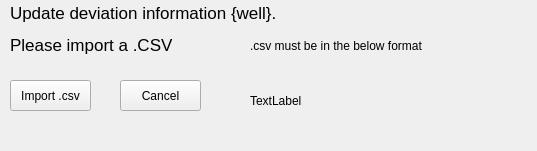
<?xml version="1.0" encoding="UTF-8"?>
<ui version="4.0">
 <class>importCsvWindow</class>
 <widget class="QMainWindow" name="importCsvWindow">
  <property name="geometry">
   <rect>
    <x>0</x>
    <y>0</y>
    <width>537</width>
    <height>151</height>
   </rect>
  </property>
  <property name="windowTitle">
   <string>Drilling Tools - Import CSV - {well}</string>
  </property>
  <widget class="QWidget" name="centralwidget">
   <widget class="QLabel" name="label">
    <property name="geometry">
     <rect>
      <x>10</x>
      <y>-1</y>
      <width>521</width>
      <height>61</height>
     </rect>
    </property>
    <property name="font">
     <font>
      <pointsize>13</pointsize>
     </font>
    </property>
    <property name="text">
     <string>&lt;html&gt;&lt;head/&gt;&lt;body&gt;&lt;p&gt;Update deviation information {well}. &lt;/p&gt;&lt;p&gt;Please import a .CSV&lt;/p&gt;&lt;/body&gt;&lt;/html&gt;</string>
    </property>
   </widget>
   <widget class="QPushButton" name="importBtn">
    <property name="geometry">
     <rect>
      <x>10</x>
      <y>80</y>
      <width>81</width>
      <height>31</height>
     </rect>
    </property>
    <property name="text">
     <string>Import .csv</string>
    </property>
   </widget>
   <widget class="QLabel" name="label_2">
    <property name="geometry">
     <rect>
      <x>250</x>
      <y>60</y>
      <width>191</width>
      <height>81</height>
     </rect>
    </property>
    <property name="text">
     <string>TextLabel</string>
    </property>
   </widget>
   <widget class="QLabel" name="label_3">
    <property name="geometry">
     <rect>
      <x>250</x>
      <y>30</y>
      <width>191</width>
      <height>31</height>
     </rect>
    </property>
    <property name="font">
     <font>
      <pointsize>9</pointsize>
     </font>
    </property>
    <property name="text">
     <string>.csv must be in the below format</string>
    </property>
   </widget>
   <widget class="QPushButton" name="cancelBtn">
    <property name="geometry">
     <rect>
      <x>120</x>
      <y>80</y>
      <width>81</width>
      <height>31</height>
     </rect>
    </property>
    <property name="text">
     <string>Cancel</string>
    </property>
   </widget>
  </widget>
 </widget>
 <resources/>
 <connections/>
</ui>
